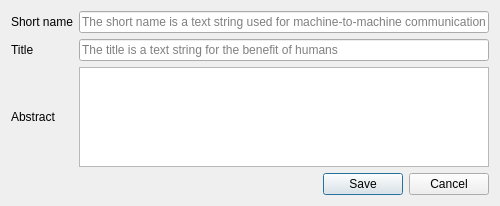
<?xml version="1.0" encoding="UTF-8"?>
<ui version="4.0">
 <class>QgsGroupWMSDataDialogBase</class>
 <widget class="QDialog" name="QgsGroupWMSDataDialogBase">
  <property name="windowModality">
   <enum>Qt::WindowModal</enum>
  </property>
  <property name="geometry">
   <rect>
    <x>0</x>
    <y>0</y>
    <width>500</width>
    <height>206</height>
   </rect>
  </property>
  <property name="sizePolicy">
   <sizepolicy hsizetype="Expanding" vsizetype="Expanding">
    <horstretch>0</horstretch>
    <verstretch>0</verstretch>
   </sizepolicy>
  </property>
  <property name="minimumSize">
   <size>
    <width>500</width>
    <height>150</height>
   </size>
  </property>
  <property name="windowTitle">
   <string>Set group WMS data</string>
  </property>
  <property name="windowIcon">
   <iconset>
    <normaloff/>
   </iconset>
  </property>
  <layout class="QGridLayout" name="gridLayout_5">
   <item row="1" column="0">
    <widget class="QDialogButtonBox" name="buttonBox">
     <property name="standardButtons">
      <set>QDialogButtonBox::Cancel|QDialogButtonBox::Save</set>
     </property>
    </widget>
   </item>
   <item row="0" column="0">
    <layout class="QGridLayout" name="gridLayout">
     <item row="0" column="0">
      <widget class="QLabel" name="mShortNameLabel">
       <property name="text">
        <string>Short name</string>
       </property>
      </widget>
     </item>
     <item row="0" column="1">
      <widget class="QLineEdit" name="mShortNameLineEdit">
       <property name="placeholderText">
        <string>The short name is a text string used for machine-to-machine communication</string>
       </property>
      </widget>
     </item>
     <item row="1" column="1">
      <widget class="QLineEdit" name="mTitleLineEdit">
       <property name="placeholderText">
        <string>The title is a text string for the benefit of humans</string>
       </property>
      </widget>
     </item>
     <item row="1" column="0">
      <widget class="QLabel" name="mTitleLabel">
       <property name="text">
        <string>Title</string>
       </property>
      </widget>
     </item>
     <item row="2" column="0">
      <widget class="QLabel" name="mAbstractLabel">
       <property name="text">
        <string>Abstract</string>
       </property>
      </widget>
     </item>
     <item row="2" column="1">
      <widget class="QTextEdit" name="mAbstractTextEdit"/>
     </item>
    </layout>
   </item>
  </layout>
 </widget>
 <layoutdefault spacing="6" margin="11"/>
 <tabstops>
  <tabstop>buttonBox</tabstop>
 </tabstops>
 <resources/>
 <connections>
  <connection>
   <sender>buttonBox</sender>
   <signal>accepted()</signal>
   <receiver>QgsGroupWMSDataDialogBase</receiver>
   <slot>accept()</slot>
   <hints>
    <hint type="sourcelabel">
     <x>451</x>
     <y>699</y>
    </hint>
    <hint type="destinationlabel">
     <x>481</x>
     <y>297</y>
    </hint>
   </hints>
  </connection>
  <connection>
   <sender>buttonBox</sender>
   <signal>rejected()</signal>
   <receiver>QgsGroupWMSDataDialogBase</receiver>
   <slot>reject()</slot>
   <hints>
    <hint type="sourcelabel">
     <x>392</x>
     <y>699</y>
    </hint>
    <hint type="destinationlabel">
     <x>281</x>
     <y>339</y>
    </hint>
   </hints>
  </connection>
 </connections>
</ui>
